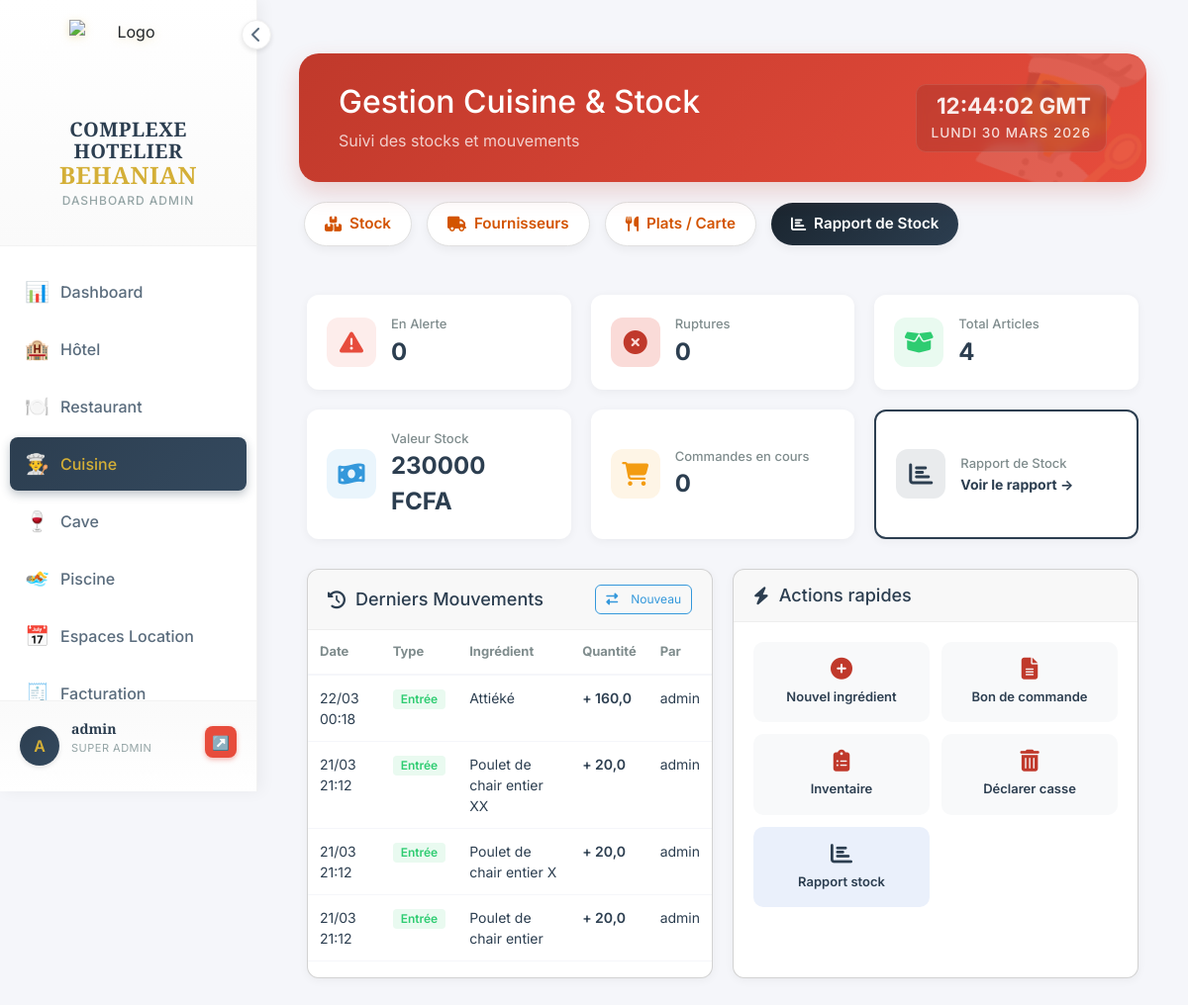
Page /cuisine/ (signed in) on the committed database.
### cuisine/models.py (models this page shows, shortened)
class MouvementStockCuisine(models.Model):
    TYPE_MOUVEMENT = [
        ('entree',     'Entrée (Réception)'),
        ('sortie',     'Sortie (Consommation)'),
        ('casse',      'Casse / Perte'),
        ('inventaire', "Ajustement d'inventaire"),
        ('production', 'Consommation production'),
    ]
    ingredient      = models.ForeignKey(Ingredient, on_delete=models.CASCADE, related_name='mouvements')
    type_mouvement  = models.CharField(max_length=20, choices=TYPE_MOUVEMENT)
    quantite        = models.DecimalField(max_digits=12, decimal_places=3, verbose_name="Quantité")
    prix_unitaire   = models.DecimalField(max_digits=10, decimal_places=4, default=0, verbose_name="Prix unitaire")
    commentaire     = models.TextField(blank=True, null=True)
    date            = models.DateTimeField(auto_now_add=True)
    utilisateur     = models.ForeignKey(User, on_delete=models.SET_NULL, null=True)
    class Meta:
        verbose_name        = "Mouvement de stock (Cuisine)"
        verbose_name_plural = "Mouvements de stock (Cuisine)"
        ordering            = ['-date']

class Ingredient(models.Model):
    STATUT_CHOICES = [
        ('actif',    'Actif'),
        ('sommeil',  'En sommeil'),
        ('supprime', 'Supprimé'),
    ]
    reference         = models.CharField(max_length=50, unique=True, blank=True, null=True, verbose_name="Référence")
    nom               = models.CharField(max_length=200, verbose_name="Désignation")
    categorie         = models.ForeignKey(CategorieIngredient, on_delete=models.SET_NULL, null=True, blank=True, verbose_name="Catégorie")
    description       = models.TextField(blank=True, verbose_name="Description")
    unite_stock       = models.ForeignKey(UniteIngredient, on_delete=models.SET_NULL, null=True, blank=True,
                                          related_name='ingredients_stock', verbose_name="Unité de stock")
    unite_recette     = models.ForeignKey(UniteIngredient, on_delete=models.SET_NULL, null=True, blank=True,
                                          related_name='ingredients_recette', verbose_name="Unité recette (fiches techniques)")
    facteur_conversion = models.DecimalField(max_digits=12, decimal_places=6, default=1,
                                              verbose_name="Facteur conversion stock→recette",
                                              help_text="Ex : 1 kg = 1000 g → saisir 1000")
    prix_achat        = models.DecimalField(max_digits=10, decimal_places=2, default=0, verbose_name="Prix d'achat unitaire (FCFA)")
    cmup              = models.DecimalField(max_digits=10, decimal_places=4, default=0, verbose_name="CMUP (FCFA)")
    quantite_stock    = models.DecimalField(max_digits=12, decimal_places=3, default=0, verbose_name="Quantité en stock")
    seuil_alerte      = models.DecimalField(max_digits=12, decimal_places=3, default=0, verbose_name="Seuil d'alerte")
    stock_max         = models.DecimalField(max_digits=12, decimal_places=3, default=0, blank=True, verbose_name="Stock maximum")
    fournisseur_principal = models.ForeignKey(Fournisseur, on_delete=models.SET_NULL, null=True, blank=True,
                                               verbose_name="Fournisseur principal")
    statut            = models.BooleanField(default=True, verbose_name="Actif")
    date_creation     = models.DateTimeField(auto_now_add=True)
    date_modification = models.DateTimeField(auto_now=True)
    class Meta:
        verbose_name        = "Ingrédient"
        verbose_name_plural = "Ingrédients"
        ordering            = ['categorie__ordre', 'nom']
    @property
    def valeur_stock(self):
        return self.quantite_stock * self.cmup

### cuisine/views.py (the view)
# urls.py: path('', views.boite_nuit_index, name='index'),
@require_module_access('cuisine')
def index(request):
    ingredients = Ingredient.objects.filter(statut=True)
    total_articles  = ingredients.count()
    valeur_stock    = sum(i.valeur_stock for i in ingredients)
    stock_bas       = ingredients.filter(quantite_stock__gt=0, quantite_stock__lte=F('seuil_alerte')).count()
    ruptures        = ingredients.filter(quantite_stock__lte=0).count()
    bc_en_cours     = BonCommandeCuisine.objects.filter(statut__in=['brouillon', 'confirme', 'envoye', 'partiel']).count()
    derniers_mvts   = MouvementStockCuisine.objects.select_related('ingredient', 'utilisateur').order_by('-date')[:10]
    context = {
        'page_title':     'Cuisine — Tableau de bord',
        'total_articles': total_articles,
        'valeur_stock':   valeur_stock,
        'stock_bas':      stock_bas,
        'ruptures':       ruptures,
        'bc_en_cours':    bc_en_cours,
        'derniers_mvts':  derniers_mvts,
    }
    return render(request, 'cuisine/index.html', context)

### templates/cuisine/index.html (shortened to what this page needs)
{% extends 'dashboard/base_dashboard.html' %}
{% block content %}
<div class="container-fluid py-4">
    <div class="header-glam cuisine-watermark">
        <div class="header-content">
            <h2>Gestion Cuisine & Stock</h2>
            <p class="mb-0 opacity-75">Suivi des stocks et mouvements</p>
        </div>
        <div class="header-clock">
            <span class="time">--:-- GMT</span>
            <span class="date">Chargement...</span>
        </div>
    </div>
    <div class="action-bar">
        <a href="{% url 'cuisine:stock_management' %}" class="btn-add-glam">
            <i class="fas fa-boxes mr-2"></i> Stock
        </a>
        <a href="{% url 'cuisine:fournisseur_list' %}" class="btn-add-glam">
            <i class="fas fa-truck mr-2"></i> Fournisseurs
        </a>
        <a href="{% url 'cuisine:plat_list' %}" class="btn-add-glam">
            <i class="fas fa-utensils mr-2"></i> Plats / Carte
        </a>
        <a href="{% url 'cuisine:rapport_stock' %}" class="btn-add-glam" style="background:linear-gradient(135deg,#1a252f,#2c3e50);color:white;border:none;">
            <i class="fas fa-chart-bar mr-2"></i> Rapport de Stock
        </a>
    </div>
</div>
<div class="stats-grid">
    <div class="stat-card">
        <div class="stat-icon" style="background: rgba(231, 76, 60, 0.1); color: #e74c3c;">
            <i class="fas fa-exclamation-triangle"></i>
        </div>
        <div class="stat-details">
            <span class="stat-label">En Alerte</span>
            <span class="stat-value">{{ stock_bas }}</span>
        </div>
    </div>
    <div class="stat-card">
        <div class="stat-icon" style="background: rgba(231, 76, 60, 0.2); color: #c0392b;">
            <i class="fas fa-times-circle"></i>
        </div>
        <div class="stat-details">
            <span class="stat-label">Ruptures</span>
            <span class="stat-value">{{ ruptures }}</span>
        </div>
    </div>
    <div class="stat-card">
        <div class="stat-icon" style="background: rgba(46, 204, 113, 0.1); color: #2ecc71;">
            <i class="fas fa-box-open"></i>
        </div>
        <div class="stat-details">
            <span class="stat-label">Total Articles</span>
            <span class="stat-value">{{ total_articles }}</span>
        </div>
    </div>
    <div class="stat-card">
        <div class="stat-icon" style="background: rgba(52, 152, 219, 0.1); color: #3498db;">
            <i class="fas fa-money-bill-wave"></i>
        </div>
        <div class="stat-details">
            <span class="stat-label">Valeur Stock</span>
            <span class="stat-value">{{ valeur_stock|floatformat:0 }} FCFA</span>
        </div>
    </div>
    <div class="stat-card">
        <div class="stat-icon" style="background: rgba(243, 156, 18, 0.1); color: #f39c12;">
            <i class="fas fa-shopping-cart"></i>
        </div>
        <div class="stat-details">
            <span class="stat-label">Commandes en cours</span>
            <span class="stat-value">{{ bc_en_cours }}</span>
        </div>
    </div>
    <div class="stat-card" style="cursor:pointer;border:2px solid #2c3e50;" onclick="window.location.href='{% url 'cuisine:rapport_stock' %}'">
        <div class="stat-icon" style="background: rgba(44,62,80,0.1); color: #2c3e50;">
            <i class="fas fa-chart-bar"></i>
        </div>
        <div class="stat-details">
            <span class="stat-label">Rapport de Stock</span>
            <span class="stat-value" style="font-size:14px;color:#2c3e50;">Voir le rapport →</span>
        </div>
    </div>
</div>
<div class="content-grid">
    <div class="card">
        <div class="card-header">
            <h3><i class="fas fa-history"></i> Derniers Mouvements</h3>
            <a href="{% url 'cuisine:mouvement_create' %}" class="btn-sm btn-outline">
                <i class="fas fa-exchange-alt"></i> Nouveau
            </a>
        </div>
        <div class="card-body p-0">
            <div class="table-responsive scrollable">
                <table class="table">
                    <thead>
                        <tr>
                            <th>Date</th>
                            <th>Type</th>
                            <th>Ingrédient</th>
                            <th>Quantité</th>
                            <th>Par</th>
                        </tr>
                    </thead>
                    <tbody>
                        {% for mouv in derniers_mvts %}
                        <tr>
                            <td>{{ mouv.date|date:"d/m H:i" }}</td>
                            <td>
                                {% if mouv.type_mouvement == 'entree' %}
                                <span class="badge badge-success">Entrée</span>
                                {% elif mouv.type_mouvement == 'sortie' %}
                                <span class="badge badge-warning">Sortie</span>
                                {% elif mouv.type_mouvement == 'casse' %}
                                <span class="badge badge-danger">Casse</span>
                                {% elif mouv.type_mouvement == 'production' %}
                                <span class="badge badge-secondary">Production</span>
                                {% else %}
                                <span class="badge badge-info">Inventaire</span>
                                {% endif %}
                            </td>
                            <td>{{ mouv.ingredient.nom }}</td>
                            <td style="font-weight: 600;">
                                {% if mouv.type_mouvement == 'entree' %}+{% else %}-{% endif %}
                                {{ mouv.quantite|floatformat:1 }}
                            </td>
                            <td>{{ mouv.utilisateur.username|default:"-" }}</td>
                        </tr>
                        {% empty %}
                        <tr>
                            <td colspan="5" class="text-center">Aucun mouvement récent</td>
                        </tr>
                        {% endfor %}
                    </tbody>
                </table>
            </div>
        </div>
    </div>
    <div class="card">
        <div class="card-header">
            <h3><i class="fas fa-bolt"></i> Actions rapides</h3>
        </div>
        <div class="card-body">
            <div style="display: grid; grid-template-columns: 1fr 1fr; gap: 12px;">
                <a href="{% url 'cuisine:ingredient_create' %}" class="quick-action">
                    <i class="fas fa-plus-circle"></i>
                    <span>Nouvel ingrédient</span>
                </a>
                <a href="{% url 'cuisine:bon_commande_create' %}" class="quick-action">
                    <i class="fas fa-file-alt"></i>
                    <span>Bon de commande</span>
                </a>
                <a href="{% url 'cuisine:inventaire_create' %}" class="quick-action">
                    <i class="fas fa-clipboard-list"></i>
                    <span>Inventaire</span>
                </a>
                <a href="{% url 'cuisine:casse_create' %}" class="quick-action">
                    <i class="fas fa-trash-alt"></i>
                    <span>Déclarer casse</span>
                </a>
                <a href="{% url 'cuisine:rapport_stock' %}" class="quick-action" style="background:#eaf0fb;">
                    <i class="fas fa-chart-bar" style="color:#2c3e50;"></i>
                    <span>Rapport stock</span>
                </a>
            </div>
        </div>
    </div>
</div>
{% endblock %}

### templates/dashboard/base_dashboard.html (shortened to what this page needs)
{% load static %}
<!DOCTYPE html>
<html lang="fr">
<head>
    <link href="https://cdn.jsdelivr.net/npm/bootstrap@5.3.0/dist/css/bootstrap.min.css" rel="stylesheet">
    <link rel="stylesheet" href="https://cdnjs.cloudflare.com/ajax/libs/font-awesome/6.4.0/css/all.min.css">
</head>
<body>
    <div class="sidebar" id="sidebar">
        <div class="logo-section">
            <div class="sidebar-toggle" onclick="toggleSidebar()">
                <i class="fas fa-chevron-left" id="toggleIcon"></i>
            </div>
            <div class="logo">
                <div class="logo-icon">
                    <img src="{% static 'images/Logo.png' %}" alt="Logo">
                </div>
                <div class="logo-text">
                    <h1>COMPLEXE HOTELIER<br><span>BEHANIAN</span></h1>
                    <p>Dashboard Admin</p>
                </div>
            </div>
        </div>
        <nav class="nav-menu">
            <a href="{% url 'dashboard:index' %}" class="nav-item {% if request.resolver_match.url_name == 'index' and request.resolver_match.app_name == 'dashboard' %}active{% endif %}">
                <span class="nav-item-icon">📊</span>
                <span class="nav-text">Dashboard</span>
            </a>
            {% if 'hotel' in accessible_modules %}
            <a href="{% url 'hotel:index' %}" class="nav-item {% if request.resolver_match.app_name == 'hotel' %}active{% endif %}">
                <span class="nav-item-icon">🏨</span>
                <span class="nav-text">Hôtel</span>
            </a>
            {% endif %}
            {% if 'restaurant' in accessible_modules %}
            <a href="{% url 'restaurant:index' %}" class="nav-item {% if request.resolver_match.app_name == 'restaurant' %}active{% endif %}">
                <span class="nav-item-icon">🍽️</span>
                <span class="nav-text">Restaurant</span>
            </a>
            {% endif %}
            {% if 'cuisine' in accessible_modules %}
            <a href="{% url 'cuisine:index' %}" class="nav-item {% if request.resolver_match.app_name == 'cuisine' %}active{% endif %}">
                <span class="nav-item-icon">👨‍🍳</span>
                <span class="nav-text">Cuisine</span>
            </a>
            {% endif %}
            {% if 'bar' in accessible_modules %}
            <a href="{% url 'bar:dashboard' %}" class="nav-item {% if request.resolver_match.app_name == 'bar' %}active{% endif %}">
                <span class="nav-item-icon">🍷</span>
                <span class="nav-text">Cave</span>
            </a>
            {% endif %}
            {% if 'piscine' in accessible_modules %}
            <a href="{% url 'piscine:index' %}" class="nav-item {% if request.resolver_match.app_name == 'piscine' %}active{% endif %}">
                <span class="nav-item-icon">🏊</span>
                <span class="nav-text">Piscine</span>
            </a>
            {% endif %}
            {% if 'espaces' in accessible_modules %}
            <a href="{% url 'espaces_evenementiels:index' %}" class="nav-item {% if request.resolver_match.app_name == 'espaces_evenementiels' %}active{% endif %}">
                <span class="nav-item-icon">📅</span>
                <span class="nav-text">Espaces Location</span>
            </a>
            {% endif %}
            {% if 'facturation' in accessible_modules %}
            <a href="{% url 'facturation:index' %}" class="nav-item {% if request.resolver_match.app_name == 'facturation' %}active{% endif %}">
                <span class="nav-item-icon">🧾</span>
                <span class="nav-text">Facturation</span>
            </a>
            {% endif %}
        </nav>
        <div class="user-section">
            <div class="user-avatar">{{ user.username|first|upper }}</div>
            <div class="user-info">
                <h4>{{ user.get_full_name|default:user.username }}</h4>
                <p>{{ user_role }}</p>
            </div>
            <a href="{% url 'logout' %}" class="logout-btn" title="Se déconnecter">↗️</a>
        </div>
    </div>
    <div class="main-content">
        {% block content %}{% endblock %}
    </div>
</body>
</html>

### rows in the picture
MouvementStockCuisine: date "22/03 00:18", type_mouvement "Entrée", ingredient.nom "Attiéké", quantite "160,0", utilisateur.username "admin"
MouvementStockCuisine: date "21/03 21:12", type_mouvement "Entrée", ingredient.nom "Poulet de chair entier XX", quantite "20,0", utilisateur.username "admin"
MouvementStockCuisine: date "21/03 21:12", type_mouvement "Entrée", ingredient.nom "Poulet de chair entier X", quantite "20,0", utilisateur.username "admin"
MouvementStockCuisine: date "21/03 21:12", type_mouvement "Entrée", ingredient.nom "Poulet de chair entier", quantite "20,0", utilisateur.username "admin"

### other values in the picture
{{ user.username|first|upper }} "A"
{{ user.get_full_name|default:user.username }} "admin"
{{ user_role }} "SUPER ADMIN"
{{ stock_bas }} "0"
{{ ruptures }} "0"
{{ total_articles }} "4"
{{ valeur_stock|floatformat:0 }} "230000"
{{ bc_en_cours }} "0"
